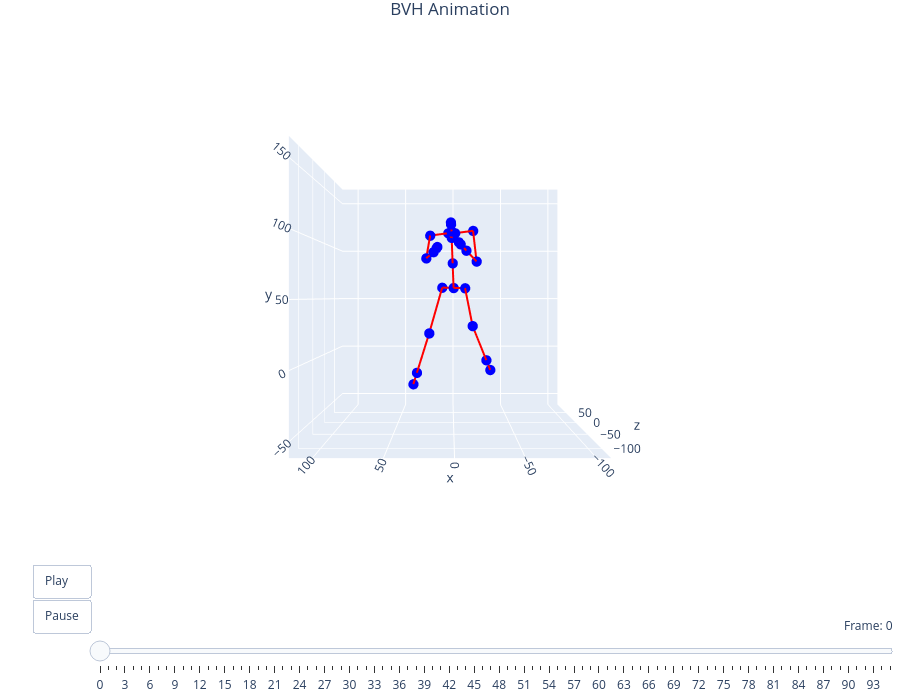

Notebook code for this chart:
### Code cell
filename = "fighter_003"
viewer = preview_bvh(f'bvh/{filename}.bvh', True, True)

### Figure 1 — Plotly figure (JSON) as saved in the notebook; plotly's stock layout.template omitted (floating-point values rounded to 4 significant figures)
{"data": [{"hoverinfo": "text", "marker": {"color": "blue", "size": 6}, "mode": "markers", "showlegend": false, "text": ["Hips", "Spine", "Chest", "Neck", "Head", "Head_end", "LeftCollar", "LeftShoulder", "LeftArm", "LeftForeArm", "LeftHand", "LeftHand_end", "RightCollar", "RightShoulder", "RightArm", "RightForeArm", "RightHand", "RightHand_end", "LeftUpLeg", "LeftLeg", "LeftFoot", "LeftFoot_end", "RightUpLeg", "RightLeg", "RightFoot", "RightFoot_end"], "type": "scatter3d", "x": [-0.03888, 0.8535, 1.746, 1.856, 2.418, 2.533, 4.747, 20.54, 23.63, 16.99, 14.53, 13.79, -1.253, -17.05, -19.52, -10.24, -5.445, -4.005, 10.29, 21.7, 33.45, 36.97, -10.37, -16.99, -30.61, -34.7], "y": [59.95, 81.77, 103.6, 108.3, 112.9, 114.1, 107.6, 105.4, 85.03, 89.29, 92.46, 93.41, 107.6, 109.8, 82.14, 89.98, 94.87, 96.34, 60.24, 19.44, -17.46, -28.53, 59.66, 25.84, -7.095, -16.98], "z": [0.2312, -8.83, -17.89, -26.89, -39.45, -43.28, -17.89, -19.1, -27.87, -43.36, -45.25, -45.82, -17.9, -16.68, -30.92, -51.13, -55.61, -56.96, 3.024, -8.656, 6.876, 11.54, -2.562, -6.359, 18.1, 25.44]}, {"hoverinfo": "none", "line": {"color": "red", "width": 4}, "mode": "lines", "showlegend": false, "type": "scatter3d", "x": [0.8535, -0.03888, null, 1.746, 0.8535, null, 1.856, 1.746, null, 2.418, 1.856, null, 2.533, 2.418, null, 4.747, 1.746, null, 20.54, 4.747, null, 23.63, 20.54, null, 16.99, 23.63, null, 14.53, 16.99, null, 13.79, 14.53, null, -1.253, 1.746, null, -17.05, -1.253, null, -19.52, -17.05, null, -10.24, -19.52, null, -5.445, -10.24, null, -4.005, -5.445, null, 10.29, -0.03888, null, 21.7, 10.29, null, 33.45, 21.7, null, 36.97, 33.45, null, -10.37, -0.03888, null, -16.99, -10.37, null, -30.61, -16.99, null, -34.7, -30.61, null], "y": [81.77, 59.95, null, 103.6, 81.77, null, 108.3, 103.6, null, 112.9, 108.3, null, 114.1, 112.9, null, 107.6, 103.6, null, 105.4, 107.6, null, 85.03, 105.4, null, 89.29, 85.03, null, 92.46, 89.29, null, 93.41, 92.46, null, 107.6, 103.6, null, 109.8, 107.6, null, 82.14, 109.8, null, 89.98, 82.14, null, 94.87, 89.98, null, 96.34, 94.87, null, 60.24, 59.95, null, 19.44, 60.24, null, -17.46, 19.44, null, -28.53, -17.46, null, 59.66, 59.95, null, 25.84, 59.66, null, -7.095, 25.84, null, -16.98, -7.095, null], "z": [-8.83, 0.2312, null, -17.89, -8.83, null, -26.89, -17.89, null, -39.45, -26.89, null, -43.28, -39.45, null, -17.89, -17.89, null, -19.1, -17.89, null, -27.87, -19.1, null, -43.36, -27.87, null, -45.25, -43.36, null, -45.82, -45.25, null, -17.9, -17.89, null, -16.68, -17.9, null, -30.92, -16.68, null, -51.13, -30.92, null, -55.61, -51.13, null, -56.96, -55.61, null, 3.024, 0.2312, null, -8.656, 3.024, null, 6.876, -8.656, null, 11.54, 6.876, null, -2.562, 0.2312, null, -6.359, -2.562, null, 18.1, -6.359, null, 25.44, 18.1, null]}], "layout": {"height": 700, "margin": {"b": 0, "l": 0, "r": 0, "t": 30}, "scene": {"aspectmode": "cube", "camera": {"center": {"x": 0, "y": 0, "z": 0}, "eye": {"x": 0, "y": 0, "z": -2.5}, "up": {"x": 0, "y": 1, "z": 0}}, "xaxis": {"range": [-110.1, 116.4]}, "yaxis": {"range": [-61.52, 165.0]}, "zaxis": {"range": [-129.1, 97.43]}}, "sliders": [{"active": 0, "currentvalue": {"prefix": "Frame: ", "visible": true, "xanchor": "right"}, "len": 0.9, "pad": {"b": 10, "t": 50}, "steps": [{"args": [["frame_0"], {"frame": {"duration": 0, "redraw": true}, "mode": "immediate"}], "label": "0", "method": "animate"}, {"args": [["frame_1"], {"frame": {"duration": 0, "redraw": true}, "mode": "immediate"}], "label": "1", "method": "animate"}, {"args": [["frame_2"], {"frame": {"duration": 0, "redraw": true}, "mode": "immediate"}], "label": "2", "method": "animate"}, {"args": [["frame_3"], {"frame": {"duration": 0, "redraw": true}, "mode": "immediate"}], "label": "3", "method": "animate"}, {"args": [["frame_4"], {"frame": {"duration": 0, "redraw": true}, "mode": "immediate"}], "label": "4", "method": "animate"}, {"args": [["frame_5"], {"frame": {"duration": 0, "redraw": true}, "mode": "immediate"}], "label": "5", "method": "animate"}, {"args": [["frame_6"], {"frame": {"duration": 0, "redraw": true}, "mode": "immediate"}], "label": "6", "method": "animate"}, {"args": [["frame_7"], {"frame": {"duration": 0, "redraw": true}, "mode": "immediate"}], "label": "7", "method": "animate"}, {"args": [["frame_8"], {"frame": {"duration": 0, "redraw": true}, "mode": "immediate"}], "label": "8", "method": "animate"}, {"args": [["frame_9"], {"frame": {"duration": 0, "redraw": true}, "mode": "immediate"}], "label": "9", "method": "animate"}, {"args": [["frame_10"], {"frame": {"duration": 0, "redraw": true}, "mode": "immediate"}], "label": "10", "method": "animate"}, {"args": [["frame_11"], {"frame": {"duration": 0, "redraw": true}, "mode": "immediate"}], "label": "11", "method": "animate"}, {"args": [["frame_12"], {"frame": {"duration": 0, "redraw": true}, "mode": "immediate"}], "label": "12", "method": "animate"}, {"args": [["frame_13"], {"frame": {"duration": 0, "redraw": true}, "mode": "immediate"}], "label": "13", "method": "animate"}, {"args": [["frame_14"], {"frame": {"duration": 0, "redraw": true}, "mode": "immediate"}], "label": "14", "method": "animate"}, {"args": [["frame_15"], {"frame": {"duration": 0, "redraw": true}, "mode": "immediate"}], "label": "15", "method": "animate"}, {"args": [["frame_16"], {"frame": {"duration": 0, "redraw": true}, "mode": "immediate"}], "label": "16", "method": "animate"}, {"args": [["frame_17"], {"frame": {"duration": 0, "redraw": true}, "mode": "immediate"}], "label": "17", "method": "animate"}, {"args": [["frame_18"], {"frame": {"duration": 0, "redraw": true}, "mode": "immediate"}], "label": "18", "method": "animate"}, {"args": [["frame_19"], {"frame": {"duration": 0, "redraw": true}, "mode": "immediate"}], "label": "19", "method": "animate"}, {"args": [["frame_20"], {"frame": {"duration": 0, "redraw": true}, "mode": "immediate"}], "label": "20", "method": "animate"}, {"args": [["frame_21"], {"frame": {"duration": 0, "redraw": true}, "mode": "immediate"}], "label": "21", "method": "animate"}, {"args": [["frame_22"], {"frame": {"duration": 0, "redraw": true}, "mode": "immediate"}], "label": "22", "method": "animate"}, {"args": [["frame_23"], {"frame": {"duration": 0, "redraw": true}, "mode": "immediate"}], "label": "23", "method": "animate"}, {"args": [["frame_24"], {"frame": {"duration": 0, "redraw": true}, "mode": "immediate"}], "label": "24", "method": "animate"}, {"args": [["frame_25"], {"frame": {"duration": 0, "redraw": true}, "mode": "immediate"}], "label": "25", "method": "animate"}, {"args": [["frame_26"], {"frame": {"duration": 0, "redraw": true}, "mode": "immediate"}], "label": "26", "method": "animate"}, {"args": [["frame_27"], {"frame": {"duration": 0, "redraw": true}, "mode": "immediate"}], "label": "27", "method": "animate"}, {"args": [["frame_28"], {"frame": {"duration": 0, "redraw": true}, "mode": "immediate"}], "label": "28", "method": "animate"}, {"args": [["frame_29"], {"frame": {"duration": 0, "redraw": true}, "mode": "immediate"}], "label": "29", "method": "animate"}, {"args": [["frame_30"], {"frame": {"duration": 0, "redraw": true}, "mode": "immediate"}], "label": "30", "method": "animate"}, {"args": [["frame_31"], {"frame": {"duration": 0, "redraw": true}, "mode": "immediate"}], "label": "31", "method": "animate"}, {"args": [["frame_32"], {"frame": {"duration": 0, "redraw": true}, "mode": "immediate"}], "label": "32", "method": "animate"}, {"args": [["frame_33"], {"frame": {"duration": 0, "redraw": true}, "mode": "immediate"}], "label": "33", "method": "animate"}, {"args": [["frame_34"], {"frame": {"duration": 0, "redraw": true}, "mode": "immediate"}], "label": "34", "method": "animate"}, {"args": [["frame_35"], {"frame": {"duration": 0, "redraw": true}, "mode": "immediate"}], "label": "35", "method": "animate"}, {"args": [["frame_36"], {"frame": {"duration": 0, "redraw": true}, "mode": "immediate"}], "label": "36", "method": "animate"}, {"args": [["frame_37"], {"frame": {"duration": 0, "redraw": true}, "mode": "immediate"}], "label": "37", "method": "animate"}, {"args": [["frame_38"], {"frame": {"duration": 0, "redraw": true}, "mode": "immediate"}], "label": "38", "method": "animate"}, {"args": [["frame_39"], {"frame": {"duration": 0, "redraw": true}, "mode": "immediate"}], "label": "39", "method": "animate"}, {"args": [["frame_40"], {"frame": {"duration": 0, "redraw": true}, "mode": "immediate"}], "label": "40", "method": "animate"}, {"args": [["frame_41"], {"frame": {"duration": 0, "redraw": true}, "mode": "immediate"}], "label": "41", "method": "animate"}, {"args": [["frame_42"], {"frame": {"duration": 0, "redraw": true}, "mode": "immediate"}], "label": "42", "method": "animate"}, {"args": [["frame_43"], {"frame": {"duration": 0, "redraw": true}, "mode": "immediate"}], "label": "43", "method": "animate"}, {"args": [["frame_44"], {"frame": {"duration": 0, "redraw": true}, "mode": "immediate"}], "label": "44", "method": "animate"}, {"args": [["frame_45"], {"frame": {"duration": 0, "redraw": true}, "mode": "immediate"}], "label": "45", "method": "animate"}, {"args": [["frame_46"], {"frame": {"duration": 0, "redraw": true}, "mode": "immediate"}], "label": "46", "method": "animate"}, {"args": [["frame_47"], {"frame": {"duration": 0, "redraw": true}, "mode": "immediate"}], "label": "47", "method": "animate"}, {"args": [["frame_48"], {"frame": {"duration": 0, "redraw": true}, "mode": "immediate"}], "label": "48", "method": "animate"}, {"args": [["frame_49"], {"frame": {"duration": 0, "redraw": true}, "mode": "immediate"}], "label": "49", "method": "animate"}, {"args": [["frame_50"], {"frame": {"duration": 0, "redraw": true}, "mode": "immediate"}], "label": "50", "method": "animate"}, {"args": [["frame_51"], {"frame": {"duration": 0, "redraw": true}, "mode": "immediate"}], "label": "51", "method": "animate"}, {"args": [["frame_52"], {"frame": {"duration": 0, "redraw": true}, "mode": "immediate"}], "label": "52", "method": "animate"}, {"args": [["frame_53"], {"frame": {"duration": 0, "redraw": true}, "mode": "immediate"}], "label": "53", "method": "animate"}, {"args": [["frame_54"], {"frame": {"duration": 0, "redraw": true}, "mode": "immediate"}], "label": "54", "method": "animate"}, {"args": [["frame_55"], {"frame": {"duration": 0, "redraw": true}, "mode": "immediate"}], "label": "55", "method": "animate"}, {"args": [["frame_56"], {"frame": {"duration": 0, "redraw": true}, "mode": "immediate"}], "label": "56", "method": "animate"}, {"args": [["frame_57"], {"frame": {"duration": 0, "redraw": true}, "mode": "immediate"}], "label": "57", "method": "animate"}, {"args": [["frame_58"], {"frame": {"duration": 0, "redraw": true}, "mode": "immediate"}], "label": "58", "method": "animate"}, {"args": [["frame_59"], {"frame": {"duration": 0, "redraw": true}, "mode": "immediate"}], "label": "59", "method": "animate"}, {"args": [["frame_60"], {"frame": {"duration": 0, "redraw": true}, "mode": "immediate"}], "label": "60", "method": "animate"}, {"args": [["frame_61"], {"frame": {"duration": 0, "redraw": true}, "mode": "immediate"}], "label": "61", "method": "animate"}, {"args": [["frame_62"], {"frame": {"duration": 0, "redraw": true}, "mode": "immediate"}], "label": "62", "method": "animate"}, {"args": [["frame_63"], {"frame": {"duration": 0, "redraw": true}, "mode": "immediate"}], "label": "63", "method": "animate"}, {"args": [["frame_64"], {"frame": {"duration": 0, "redraw": true}, "mode": "immediate"}], "label": "64", "method": "animate"}, {"args": [["frame_65"], {"frame": {"duration": 0, "redraw": true}, "mode": "immediate"}], "label": "65", "method": "animate"}, {"args": [["frame_66"], {"frame": {"duration": 0, "redraw": true}, "mode": "immediate"}], "label": "66", "method": "animate"}, {"args": [["frame_67"], {"frame": {"duration": 0, "redraw": true}, "mode": "immediate"}], "label": "67", "method": "animate"}, {"args": [["frame_68"], {"frame": {"duration": 0, "redraw": true}, "mode": "immediate"}], "label": "68", "method": "animate"}, {"args": [["frame_69"], {"frame": {"duration": 0, "redraw": true}, "mode": "immediate"}], "label": "69", "method": "animate"}, {"args": [["frame_70"], {"frame": {"duration": 0, "redraw": true}, "mode": "immediate"}], "label": "70", "method": "animate"}, {"args": [["frame_71"], {"frame": {"duration": 0, "redraw": true}, "mode": "immediate"}], "label": "71", "method": "animate"}, {"args": [["frame_72"], {"frame": {"duration": 0, "redraw": true}, "mode": "immediate"}], "label": "72", "method": "animate"}, {"args": [["frame_73"], {"frame": {"duration": 0, "redraw": true}, "mode": "immediate"}], "label": "73", "method": "animate"}, {"args": [["frame_74"], {"frame": {"duration": 0, "redraw": true}, "mode": "immediate"}], "label": "74", "method": "animate"}, {"args": [["frame_75"], {"frame": {"duration": 0, "redraw": true}, "mode": "immediate"}], "label": "75", "method": "animate"}, {"args": [["frame_76"], {"frame": {"duration": 0, "redraw": true}, "mode": "immediate"}], "label": "76", "method": "animate"}, {"args": [["frame_77"], {"frame": {"duration": 0, "redraw": true}, "mode": "immediate"}], "label": "77", "method": "animate"}, {"args": [["frame_78"], {"frame": {"duration": 0, "redraw": true}, "mode": "immediate"}], "label": "78", "method": "animate"}, {"args": [["frame_79"], {"frame": {"duration": 0, "redraw": true}, "mode": "immediate"}], "label": "79", "method": "animate"}, {"args": [["frame_80"], {"frame": {"duration": 0, "redraw": true}, "mode": "immediate"}], "label": "80", "method": "animate"}, {"args": [["frame_81"], {"frame": {"duration": 0, "redraw": true}, "mode": "immediate"}], "label": "81", "method": "animate"}, {"args": [["frame_82"], {"frame": {"duration": 0, "redraw": true}, "mode": "immediate"}], "label": "82", "method": "animate"}, {"args": [["frame_83"], {"frame": {"duration": 0, "redraw": true}, "mode": "immediate"}], "label": "83", "method": "animate"}, {"args": [["frame_84"], {"frame": {"duration": 0, "redraw": true}, "mode": "immediate"}], "label": "84", "method": "animate"}, {"args": [["frame_85"], {"frame": {"duration": 0, "redraw": true}, "mode": "immediate"}], "label": "85", "method": "animate"}, {"args": [["frame_86"], {"frame": {"duration": 0, "redraw": true}, "mode": "immediate"}], "label": "86", "method": "animate"}, {"args": [["frame_87"], {"frame": {"duration": 0, "redraw": true}, "mode": "immediate"}], "label": "87", "method": "animate"}, {"args": [["frame_88"], {"frame": {"duration": 0, "redraw": true}, "mode": "immediate"}], "label": "88", "method": "animate"}, {"args": [["frame_89"], {"frame": {"duration": 0, "redraw": true}, "mode": "immediate"}], "label": "89", "method": "animate"}, {"args": [["frame_90"], {"frame": {"duration": 0, "redraw": true}, "mode": "immediate"}], "label": "90", "method": "animate"}, {"args": [["frame_91"], {"frame": {"duration": 0, "redraw": true}, "mode": "immediate"}], "label": "91", "method": "animate"}, {"args": [["frame_92"], {"frame": {"duration": 0, "redraw": true}, "mode": "immediate"}], "label": "92", "method": "animate"}, {"args": [["frame_93"], {"frame": {"duration": 0, "redraw": true}, "mode": "immediate"}], "label": "93", "method": "animate"}, {"args": [["frame_94"], {"frame": {"duration": 0, "redraw": true}, "mode": "immediate"}], "label": "94", "method": "animate"}, {"args": [["frame_95"], {"frame": {"duration": 0, "redraw": true}, "mode": "immediate"}], "label": "95", "method": "animate"}], "x": 0.1, "xanchor": "left", "y": 0, "yanchor": "top"}], "title": {"text": "BVH Animation", "x": 0.5, "xanchor": "center"}, "updatemenus": [{"buttons": [{"args": [null, {"frame": {"duration": 83, "redraw": true}, "fromcurrent": true, "mode": "immediate"}], "label": "Play", "method": "animate"}, {"args": [[null], {"frame": {"duration": 0, "redraw": false}, "mode": "immediate"}], "label": "Pause", "method": "animate"}], "showactive": false, "type": "buttons", "x": 0.1, "xanchor": "right", "y": 0, "yanchor": "top"}]}}
